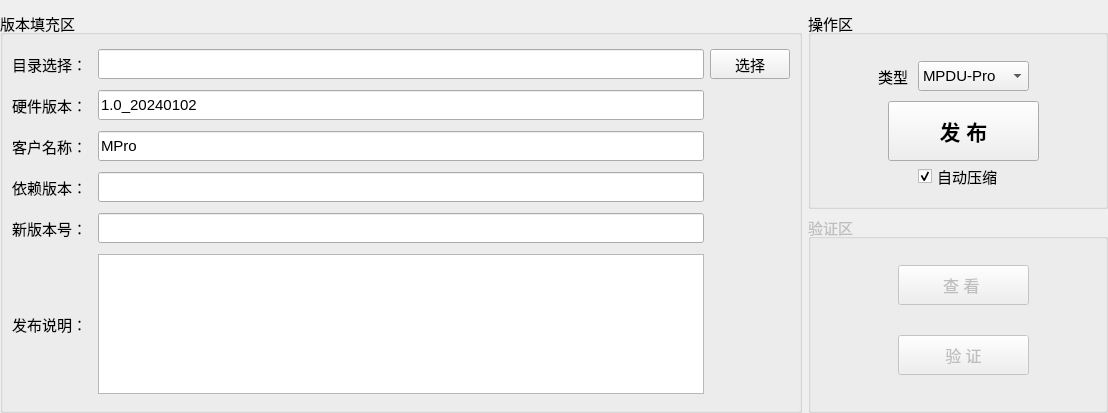
<?xml version="1.0" encoding="UTF-8"?>
<ui version="4.0">
 <class>Home_WorkWid</class>
 <widget class="QWidget" name="Home_WorkWid">
  <property name="geometry">
   <rect>
    <x>0</x>
    <y>0</y>
    <width>1108</width>
    <height>413</height>
   </rect>
  </property>
  <property name="font">
   <font>
    <pointsize>11</pointsize>
   </font>
  </property>
  <property name="windowTitle">
   <string>Form</string>
  </property>
  <layout class="QGridLayout" name="gridLayout">
   <property name="leftMargin">
    <number>0</number>
   </property>
   <property name="rightMargin">
    <number>0</number>
   </property>
   <property name="bottomMargin">
    <number>0</number>
   </property>
   <item row="0" column="0" rowspan="2">
    <widget class="QGroupBox" name="groupBox">
     <property name="title">
      <string>版本填充区</string>
     </property>
     <layout class="QGridLayout" name="gridLayout_2">
      <item row="0" column="0">
       <widget class="QLabel" name="label">
        <property name="minimumSize">
         <size>
          <width>80</width>
          <height>25</height>
         </size>
        </property>
        <property name="maximumSize">
         <size>
          <width>80</width>
          <height>30</height>
         </size>
        </property>
        <property name="text">
         <string>目录选择：</string>
        </property>
       </widget>
      </item>
      <item row="0" column="1">
       <widget class="QLineEdit" name="pathEdit">
        <property name="minimumSize">
         <size>
          <width>0</width>
          <height>25</height>
         </size>
        </property>
        <property name="maximumSize">
         <size>
          <width>16777215</width>
          <height>30</height>
         </size>
        </property>
        <property name="font">
         <font>
          <pointsize>10</pointsize>
         </font>
        </property>
       </widget>
      </item>
      <item row="0" column="2">
       <widget class="QPushButton" name="selectBtn">
        <property name="minimumSize">
         <size>
          <width>0</width>
          <height>25</height>
         </size>
        </property>
        <property name="maximumSize">
         <size>
          <width>16777215</width>
          <height>30</height>
         </size>
        </property>
        <property name="text">
         <string>选择</string>
        </property>
       </widget>
      </item>
      <item row="1" column="0">
       <widget class="QLabel" name="label_7">
        <property name="minimumSize">
         <size>
          <width>80</width>
          <height>25</height>
         </size>
        </property>
        <property name="maximumSize">
         <size>
          <width>80</width>
          <height>30</height>
         </size>
        </property>
        <property name="text">
         <string>硬件版本：</string>
        </property>
       </widget>
      </item>
      <item row="1" column="1">
       <widget class="QLineEdit" name="hwEdit">
        <property name="minimumSize">
         <size>
          <width>0</width>
          <height>25</height>
         </size>
        </property>
        <property name="maximumSize">
         <size>
          <width>16777215</width>
          <height>30</height>
         </size>
        </property>
        <property name="text">
         <string>1.0_20240102</string>
        </property>
       </widget>
      </item>
      <item row="2" column="0">
       <widget class="QLabel" name="label_2">
        <property name="minimumSize">
         <size>
          <width>80</width>
          <height>25</height>
         </size>
        </property>
        <property name="maximumSize">
         <size>
          <width>80</width>
          <height>30</height>
         </size>
        </property>
        <property name="text">
         <string>客户名称：</string>
        </property>
       </widget>
      </item>
      <item row="2" column="1">
       <widget class="QLineEdit" name="usrEdit">
        <property name="minimumSize">
         <size>
          <width>0</width>
          <height>25</height>
         </size>
        </property>
        <property name="maximumSize">
         <size>
          <width>16777215</width>
          <height>30</height>
         </size>
        </property>
        <property name="text">
         <string>MPro</string>
        </property>
       </widget>
      </item>
      <item row="3" column="0">
       <widget class="QLabel" name="label_5">
        <property name="minimumSize">
         <size>
          <width>80</width>
          <height>25</height>
         </size>
        </property>
        <property name="maximumSize">
         <size>
          <width>80</width>
          <height>30</height>
         </size>
        </property>
        <property name="text">
         <string>依赖版本：</string>
        </property>
       </widget>
      </item>
      <item row="3" column="1">
       <widget class="QLineEdit" name="oldVerEdit">
        <property name="minimumSize">
         <size>
          <width>0</width>
          <height>25</height>
         </size>
        </property>
        <property name="maximumSize">
         <size>
          <width>16777215</width>
          <height>30</height>
         </size>
        </property>
       </widget>
      </item>
      <item row="4" column="0">
       <widget class="QLabel" name="label_3">
        <property name="minimumSize">
         <size>
          <width>80</width>
          <height>25</height>
         </size>
        </property>
        <property name="maximumSize">
         <size>
          <width>80</width>
          <height>30</height>
         </size>
        </property>
        <property name="text">
         <string>新版本号：</string>
        </property>
       </widget>
      </item>
      <item row="4" column="1">
       <widget class="QLineEdit" name="versionEdit">
        <property name="minimumSize">
         <size>
          <width>0</width>
          <height>25</height>
         </size>
        </property>
        <property name="maximumSize">
         <size>
          <width>16777215</width>
          <height>30</height>
         </size>
        </property>
       </widget>
      </item>
      <item row="5" column="0">
       <widget class="QLabel" name="label_4">
        <property name="minimumSize">
         <size>
          <width>80</width>
          <height>25</height>
         </size>
        </property>
        <property name="maximumSize">
         <size>
          <width>80</width>
          <height>30</height>
         </size>
        </property>
        <property name="text">
         <string>发布说明：</string>
        </property>
       </widget>
      </item>
      <item row="5" column="1">
       <widget class="QPlainTextEdit" name="textEdit">
        <property name="maximumSize">
         <size>
          <width>16777215</width>
          <height>140</height>
         </size>
        </property>
       </widget>
      </item>
     </layout>
    </widget>
   </item>
   <item row="0" column="1">
    <widget class="QGroupBox" name="groupBox_2">
     <property name="enabled">
      <bool>true</bool>
     </property>
     <property name="minimumSize">
      <size>
       <width>300</width>
       <height>0</height>
      </size>
     </property>
     <property name="maximumSize">
      <size>
       <width>300</width>
       <height>16777215</height>
      </size>
     </property>
     <property name="title">
      <string>操作区</string>
     </property>
     <widget class="QPushButton" name="startBtn">
      <property name="geometry">
       <rect>
        <x>80</x>
        <y>90</y>
        <width>151</width>
        <height>60</height>
       </rect>
      </property>
      <property name="minimumSize">
       <size>
        <width>120</width>
        <height>0</height>
       </size>
      </property>
      <property name="maximumSize">
       <size>
        <width>200</width>
        <height>60</height>
       </size>
      </property>
      <property name="font">
       <font>
        <pointsize>16</pointsize>
        <bold>true</bold>
       </font>
      </property>
      <property name="text">
       <string>发 布</string>
      </property>
     </widget>
     <widget class="QCheckBox" name="checkBox">
      <property name="geometry">
       <rect>
        <x>110</x>
        <y>150</y>
        <width>91</width>
        <height>30</height>
       </rect>
      </property>
      <property name="text">
       <string>自动压缩</string>
      </property>
      <property name="checked">
       <bool>true</bool>
      </property>
     </widget>
     <widget class="QLabel" name="label_6">
      <property name="geometry">
       <rect>
        <x>70</x>
        <y>50</y>
        <width>41</width>
        <height>30</height>
       </rect>
      </property>
      <property name="text">
       <string>类型</string>
      </property>
     </widget>
     <widget class="QComboBox" name="devBox">
      <property name="enabled">
       <bool>true</bool>
      </property>
      <property name="geometry">
       <rect>
        <x>110</x>
        <y>50</y>
        <width>111</width>
        <height>30</height>
       </rect>
      </property>
      <item>
       <property name="text">
        <string>MPDU-Pro</string>
       </property>
      </item>
     </widget>
    </widget>
   </item>
   <item row="1" column="1">
    <widget class="QGroupBox" name="groupBox_3">
     <property name="enabled">
      <bool>false</bool>
     </property>
     <property name="minimumSize">
      <size>
       <width>300</width>
       <height>0</height>
      </size>
     </property>
     <property name="maximumSize">
      <size>
       <width>300</width>
       <height>16777215</height>
      </size>
     </property>
     <property name="title">
      <string>验证区</string>
     </property>
     <widget class="QPushButton" name="checkBtn">
      <property name="geometry">
       <rect>
        <x>90</x>
        <y>120</y>
        <width>131</width>
        <height>40</height>
       </rect>
      </property>
      <property name="font">
       <font>
        <pointsize>12</pointsize>
       </font>
      </property>
      <property name="text">
       <string>验 证</string>
      </property>
     </widget>
     <widget class="QPushButton" name="seeBtn">
      <property name="geometry">
       <rect>
        <x>90</x>
        <y>50</y>
        <width>131</width>
        <height>40</height>
       </rect>
      </property>
      <property name="font">
       <font>
        <pointsize>12</pointsize>
       </font>
      </property>
      <property name="text">
       <string>查 看 </string>
      </property>
     </widget>
    </widget>
   </item>
  </layout>
 </widget>
 <resources/>
 <connections/>
</ui>
